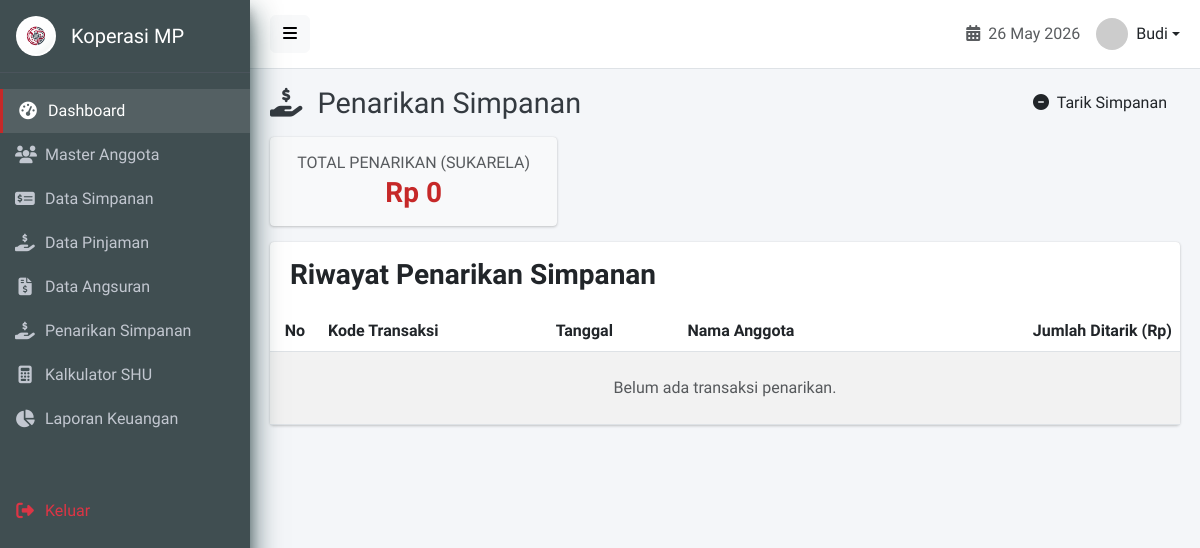
/penarikan.php (signed in), run on an earlier commit of the app's database.
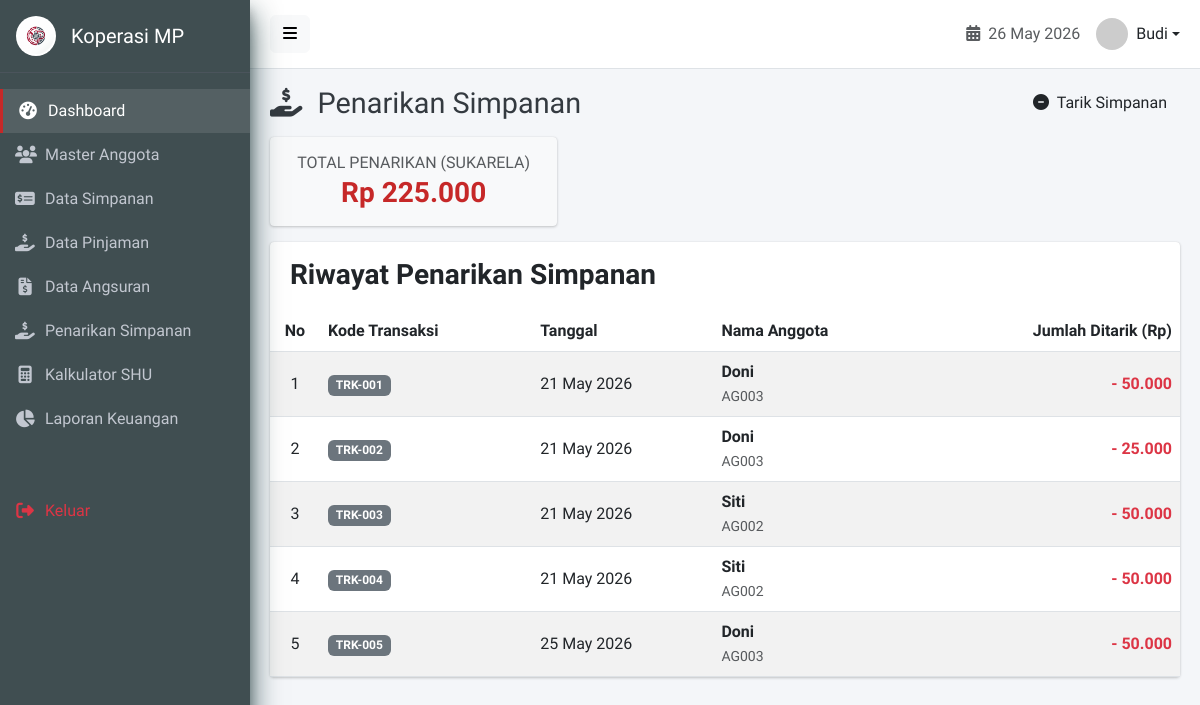
And on a later commit of the database.
### tables this page shows
CREATE TABLE `penarikan_simpanan` (
  `id_penarikan` int(11) NOT NULL AUTO_INCREMENT,
  `kode_penarikan` varchar(50) DEFAULT NULL,
  `id_anggota` int(11) NOT NULL,
  `jumlah` decimal(15,2) DEFAULT NULL CHECK (`jumlah` > 0),
  `tanggal` date DEFAULT NULL,
  `created_at` timestamp NOT NULL DEFAULT current_timestamp(),
  PRIMARY KEY (`id_penarikan`),
  UNIQUE KEY `kode_penarikan` (`kode_penarikan`),
  KEY `id_anggota` (`id_anggota`)
);

CREATE TABLE `anggota` (
  `id_anggota` int(11) NOT NULL AUTO_INCREMENT,
  `no_anggota` varchar(30) NOT NULL,
  `nama_anggota` varchar(100) NOT NULL,
  `jk` enum('L','P') DEFAULT NULL,
  `alamat` text DEFAULT NULL,
  `no_hp` varchar(20) DEFAULT NULL,
  `tanggal_gabung` date DEFAULT NULL,
  `status` enum('aktif','nonaktif') DEFAULT 'aktif',
  `created_at` timestamp NOT NULL DEFAULT current_timestamp(),
  `updated_at` timestamp NOT NULL DEFAULT current_timestamp() ON UPDATE current_timestamp(),
  `deleted_at` timestamp NULL DEFAULT NULL,
  PRIMARY KEY (`id_anggota`),
  UNIQUE KEY `no_anggota` (`no_anggota`),
  KEY `idx_nama_anggota` (`nama_anggota`)
);

### penarikan.php (the view, shortened to what this page needs)
<?php
require_once 'config/database.php';
include 'views/layouts/header.php';
?>
<div class="content-header">
    <div class="d-flex justify-content-between align-items-center">
        <h1 class="m-0"><i class="fas fa-hand-holding-usd me-2"></i> Penarikan Simpanan</h1>
        <a href="penarikan_tambah.php" class="btn btn-crimson"><i class="fas fa-minus-circle me-1"></i> Tarik
            Simpanan</a>
    </div>
</div>
<section class="content">
    <div class="row mb-3">
        <div class="col-md-4">
            <div class="card bg-light">
                <div class="card-body text-center">
                    <?php
                    $q_total = $conn->query("SELECT SUM(jumlah) as total FROM penarikan_simpanan");
                    $total_penarikan = $q_total->fetch_assoc()['total'] ?? 0;
                    ?>
                    <h6 class="text-muted text-uppercase mb-1">Total Penarikan (Sukarela)</h6>
                    <h3 class="mb-0 fw-bold" style="color: var(--accent-red);">Rp
                        <?php echo number_format($total_penarikan, 0, ',', '.'); ?>
                    </h3>
                </div>
            </div>
        </div>
    </div>
    <div class="card">
        <div class="card-header border-0 pt-3">
            <h3 class="card-title fw-bold">Riwayat Penarikan Simpanan</h3>
        </div>
        <div class="card-body p-0">
            <div class="table-responsive">
                <table class="table table-hover table-striped align-middle mb-0">
                    <thead class="bg-light">
                        <tr>
                            <th class="text-center" width="50">No</th>
                            <th>Kode Transaksi</th>
                            <th>Tanggal</th>
                            <th>Nama Anggota</th>
                            <th class="text-end">Jumlah Ditarik (Rp)</th>
                        </tr>
                    </thead>
                    <tbody>
                        <?php
                        $no = 1;
                        $query = $conn->query("
                            SELECT p.*, a.nama_anggota, a.no_anggota
                            FROM penarikan_simpanan p
                            JOIN anggota a ON p.id_anggota = a.id_anggota
                            ORDER BY p.id_penarikan ASC
                        ");
                        if ($query->num_rows > 0):
                            while ($row = $query->fetch_assoc()):
                                ?>
                                <tr>
                                    <td class="text-center"><?php echo $no++; ?></td>
                                    <td><span class="badge bg-secondary"><?php echo $row['kode_penarikan']; ?></span></td>
                                    <td><?php echo date('d M Y', strtotime($row['tanggal'])); ?></td>
                                    <td>
                                        <div class="fw-bold"><?php echo htmlspecialchars($row['nama_anggota']); ?></div>
                                        <small class="text-muted"><?php echo $row['no_anggota']; ?></small>
                                    </td>
                                    <td class="text-end fw-bold text-danger">
                                        - <?php echo number_format($row['jumlah'], 0, ',', '.'); ?>
                                    </td>
                                </tr>
                                <?php
                            endwhile;
                        else:
                            ?>
                            <tr>
                                <td colspan="5" class="text-center py-4 text-muted">Belum ada transaksi penarikan.</td>
                            </tr>
                        <?php endif; ?>
                    </tbody>
                </table>
            </div>
        </div>
    </div>
</section>
<?php include 'views/layouts/footer.php'; ?>

### views/layouts/header.php (shortened to what this page needs)
<!DOCTYPE html>
<html lang="id">
<head>
    <link href="https://cdn.jsdelivr.net/npm/bootstrap@5.3.0/dist/css/bootstrap.min.css" rel="stylesheet">
    <link rel="stylesheet" href="https://cdnjs.cloudflare.com/ajax/libs/font-awesome/6.4.0/css/all.min.css">
    <link rel="stylesheet" href="assets/css/style.css">
</head>
<body>
    <div class="wrapper">
        <aside class="sidebar">
            <a href="index.php" class="brand-link">
                <img src="assets/img/logo.png" alt="Logo Koperasi" class="brand-image">
                <span class="brand-text">Koperasi <b>MP</b></span>
            </a>
            <?php $current_role = $_SESSION['role'] ?? ''; ?>
            <nav class="nav-sidebar">
                <div class="nav-item">
                    <a href="index.php" class="nav-link active">
                        <i class="fas fa-tachometer-alt"></i> Dashboard
                    </a>
                </div>
                <?php if($current_role === 'Admin' || $current_role === 'Bendahara'): ?>
                <div class="nav-item">
                    <a href="anggota.php" class="nav-link">
                        <i class="fas fa-users"></i> Master Anggota
                    </a>
                </div>
                <?php endif; ?>
                <?php if($current_role === 'Admin' || $current_role === 'Bendahara'): ?>
                <div class="nav-item">
                    <a href="simpanan.php" class="nav-link">
                        <i class="fas fa-money-check-alt"></i> Data Simpanan
                    </a>
                </div>
                <div class="nav-item">
                    <a href="pinjaman.php" class="nav-link">
                        <i class="fas fa-hand-holding-usd"></i> Data Pinjaman
                    </a>
                </div>
                <div class="nav-item">
                    <a href="angsuran.php" class="nav-link">
                        <i class="fas fa-file-invoice-dollar"></i> Data Angsuran
                    </a>
                </div>
                <div class="nav-item">
                    <a href="penarikan.php" class="nav-link">
                        <i class="fas fa-hand-holding-usd"></i> Penarikan Simpanan
                    </a>
                </div>
                <?php endif; ?>
                <?php if($current_role === 'Admin' || $current_role === 'Bendahara'): ?>
                <div class="nav-item">
                    <a href="kalkulator_shu.php" class="nav-link">
                        <i class="fas fa-calculator"></i> Kalkulator SHU
                    </a>
                </div>
                <div class="nav-item">
                    <a href="laporan_keuangan.php" class="nav-link">
                        <i class="fas fa-chart-pie"></i> Laporan Keuangan
                    </a>
                </div>
                <?php endif; ?>
                <div class="nav-item mt-5">
                    <a href="logout.php" class="nav-link text-danger">
                        <i class="fas fa-sign-out-alt"></i> Keluar
                    </a>
                </div>
            </nav>
        </aside>
        <div class="content-wrapper">
            <header class="main-header">
                <div>
                    <button class="btn btn-light" id="sidebarToggle"><i class="fas fa-bars"></i></button>
                </div>
                <div class="d-flex align-items-center gap-3">
                    <span class="text-muted"><i class="fas fa-calendar-alt me-1"></i> <?php echo date('d M Y'); ?></span>
                    <div class="dropdown">
                        <a href="#" class="d-flex align-items-center text-dark text-decoration-none dropdown-toggle" data-bs-toggle="dropdown">
                            <img src="https://ui-avatars.com/api/?name=<?php echo urlencode($_SESSION['nama'] ?? 'User'); ?>&background=C62828&color=fff" alt="User" class="rounded-circle" width="32">
                            <span class="ms-2 d-none d-md-inline"><?php echo isset($_SESSION['nama']) ? htmlspecialchars($_SESSION['nama']) : 'Administrator'; ?></span>
                        </a>
                    </div>
                </div>
            </header>

### views/layouts/footer.php (shortened to what this page needs)
        </div>
    </div>
</body>
</html>

### assets/css/style.css (style rules this page uses)
:root { --primary-color: #404e51; --accent-red: #C62828; --accent-red-hover: #b71c1c; --bg-color: #f4f6f9; --text-main: #333333; --sidebar-text: #c2c7d0; --border-color: #dee2e6; }
body { font-family: 'Source Sans Pro', sans-serif; background-color: var(--bg-color); color: var(--text-main); margin: 0; overflow-x: hidden; }
.wrapper { display: flex; width: 100%; }
.sidebar { width: 250px; min-height: 100vh; background-color: var(--primary-color); box-shadow: 0 14px 28px rgba(6, 41, 44, 0.807), 0 10px 10px rgba(0, 0, 0, .22); transition: transform 0.3s ease-in-out; position: fixed; z-index: 1000; transform: translateX(0); }
.brand-link { display: flex; align-items: center; padding: 1rem; font-size: 1.25rem; color: #fff; text-decoration: none; border-bottom: 1px solid #4b545c; font-weight: 300; }
.brand-image { width: 40px; height: 40px; border-radius: 50%; margin-right: 15px; background-color: #fff; padding: 2px; }
.nav-sidebar { padding: 1rem 0; }
.nav-sidebar .nav-item { margin: 0; }
.nav-sidebar .nav-link { color: var(--sidebar-text); padding: 10px 15px; display: flex; align-items: center; gap: 10px; text-decoration: none; transition: color 0.2s, background-color 0.2s; font-weight: 400; }
.nav-sidebar .nav-link i { width: 20px; text-align: center; font-size: 1.1rem; }
.nav-sidebar .nav-link:hover, .nav-sidebar .nav-link.active { background-color: rgba(255, 255, 255, .1); color: #fff; }
.nav-sidebar .nav-link.active { border-left: 3px solid var(--accent-red); }
.content-wrapper { margin-left: 250px; width: calc(100% - 250px); min-height: 100vh; display: flex; flex-direction: column; transition: margin-left 0.3s ease-in-out, width 0.3s ease-in-out; }
.main-header { background-color: #fff; border-bottom: 1px solid var(--border-color); padding: 15px 20px; display: flex; justify-content: space-between; align-items: center; position: sticky; top: 0; z-index: 999; }
.content-header { padding: 15px 20px; }
.content-header h1 { font-size: 1.8rem; margin: 0; color: #343a40; font-weight: 400; }
.content { padding: 0 20px 20px 20px; }
.card { box-shadow: 0 0 1px rgba(0, 0, 0, .125), 0 1px 3px rgba(0, 0, 0, .2); border: 0 solid rgba(0, 0, 0, .125); border-radius: .25rem; background-color: #fff; }
.card-header { background-color: transparent; border-bottom: 1px solid rgba(0, 0, 0, .125); padding: .75rem 1.25rem; position: relative; border-top-left-radius: .25rem; border-top-right-radius: .25rem; }
.btn { transition: all 0.3s ease; position: relative; overflow: hidden; }

What changed in the data, as far as the page shows it:
added penarikan_simpanan: kode_penarikan "TRK-001", tanggal "21 May 2026", id_anggota.nama_anggota "Doni", id_anggota.no_anggota "AG003", jumlah "50.000"
added penarikan_simpanan: kode_penarikan "TRK-002", tanggal "21 May 2026", id_anggota.nama_anggota "Doni", id_anggota.no_anggota "AG003", jumlah "25.000"
added penarikan_simpanan: kode_penarikan "TRK-003", tanggal "21 May 2026", id_anggota.nama_anggota "Siti", id_anggota.no_anggota "AG002", jumlah "50.000"
added penarikan_simpanan: kode_penarikan "TRK-004", tanggal "21 May 2026", id_anggota.nama_anggota "Siti", id_anggota.no_anggota "AG002", jumlah "50.000"
added penarikan_simpanan: kode_penarikan "TRK-005", tanggal "25 May 2026", id_anggota.nama_anggota "Doni", id_anggota.no_anggota "AG003", jumlah "50.000"
Also different on the page:
$total_penarikan: "0" → "225.000"
text no longer shown: "Belum ada transaksi penarikan."
